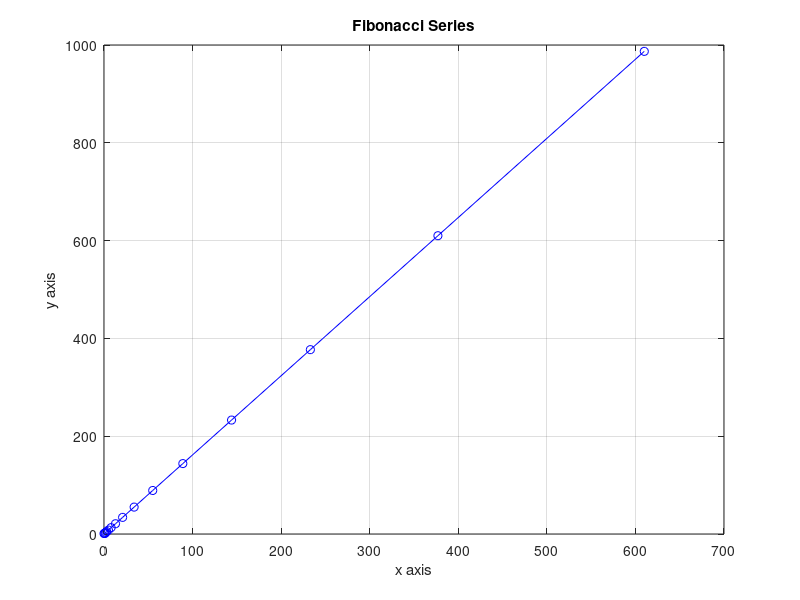

This figure's MATLAB source:
function question_3()
  a = 0;
  b = 1;
  c = 0;
  even = 0; %counting even numbers
  odd = 0;  %counting odd numbers
  x = [0];  %ploting variable for x axis
  y =[1];   %ploting variable for y axis
  display('The fibonacci points are:');
%looping criteria for sum less than 1000
  while c < 1000
    if (a+b)<1000
      display(strcat('(',(num2str(a)),',',(num2str(b)),')'));
     endif
%checking for first number
    if mod(a,2) == 0
      even = even + 1;
    else
      odd = odd + 1;
    endif
    c = a + b;
    a = b;
    b = c;
%vector add elements for plotting
    if c < 1000
      x(end + 1) = a;
      y(end + 1) = b;
    endif
  endwhile
  plot(x,y,'bo-');
  grid on;
  title('Fibonacci Series');
  xlabel('x axis');
  ylabel('y axis');
  display(strcat('Total even numbers:',num2str(even)));
  display(strcat('Total odd numbers:',num2str(odd)));
endfunction
